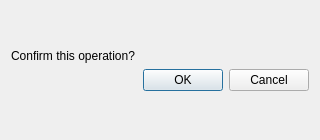
<?xml version="1.0" encoding="UTF-8"?>
<ui version="4.0">
 <class>confirm</class>
 <widget class="QDialog" name="confirm">
  <property name="geometry">
   <rect>
    <x>0</x>
    <y>0</y>
    <width>320</width>
    <height>140</height>
   </rect>
  </property>
  <property name="minimumSize">
   <size>
    <width>320</width>
    <height>140</height>
   </size>
  </property>
  <property name="maximumSize">
   <size>
    <width>320</width>
    <height>140</height>
   </size>
  </property>
  <property name="windowTitle">
   <string>Confirm operation</string>
  </property>
  <property name="windowIcon">
   <iconset resource="../res/res.qrc">
    <normaloff>:/icons/distroflex-icon.png</normaloff>:/icons/distroflex-icon.png</iconset>
  </property>
  <layout class="QVBoxLayout" name="verticalLayout_2">
   <item>
    <layout class="QVBoxLayout" name="verticalLayout">
     <item>
      <widget class="QLabel" name="label">
       <property name="sizePolicy">
        <sizepolicy hsizetype="Preferred" vsizetype="Fixed">
         <horstretch>0</horstretch>
         <verstretch>0</verstretch>
        </sizepolicy>
       </property>
       <property name="text">
        <string>Confirm this operation?</string>
       </property>
      </widget>
     </item>
     <item>
      <widget class="QDialogButtonBox" name="buttonBox">
       <property name="orientation">
        <enum>Qt::Horizontal</enum>
       </property>
       <property name="standardButtons">
        <set>QDialogButtonBox::Cancel|QDialogButtonBox::Ok</set>
       </property>
      </widget>
     </item>
    </layout>
   </item>
  </layout>
 </widget>
 <resources>
  <include location="../res/res.qrc"/>
 </resources>
 <connections>
  <connection>
   <sender>buttonBox</sender>
   <signal>accepted()</signal>
   <receiver>confirm</receiver>
   <slot>accept()</slot>
   <hints>
    <hint type="sourcelabel">
     <x>248</x>
     <y>254</y>
    </hint>
    <hint type="destinationlabel">
     <x>157</x>
     <y>274</y>
    </hint>
   </hints>
  </connection>
  <connection>
   <sender>buttonBox</sender>
   <signal>rejected()</signal>
   <receiver>confirm</receiver>
   <slot>reject()</slot>
   <hints>
    <hint type="sourcelabel">
     <x>316</x>
     <y>260</y>
    </hint>
    <hint type="destinationlabel">
     <x>286</x>
     <y>274</y>
    </hint>
   </hints>
  </connection>
 </connections>
</ui>
